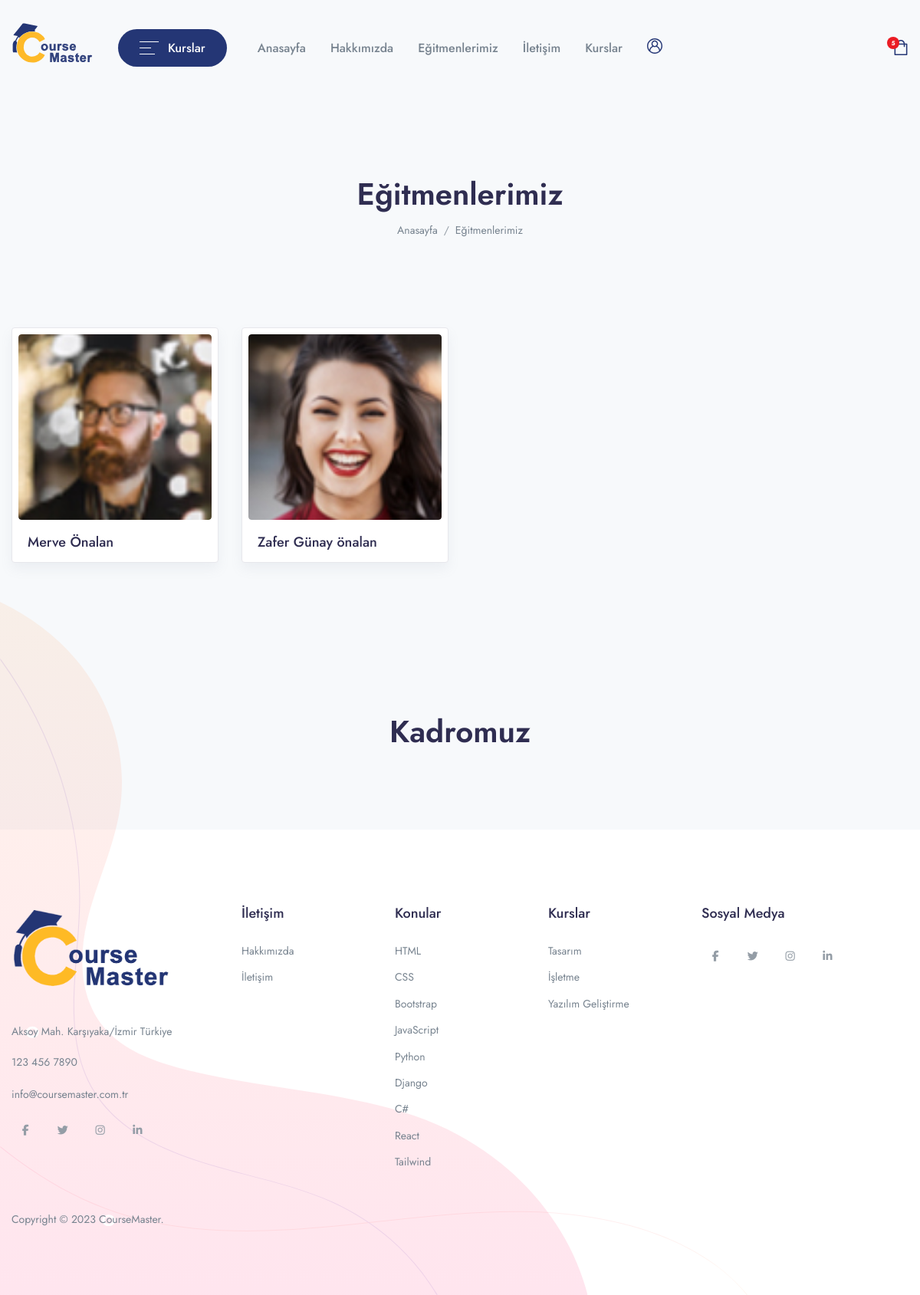
Page /instructors on the committed database.
### app/models.py (models this page shows, shortened)
class Author(models.Model):
    author_profile = models.ImageField(upload_to="Media/author")
    name = models.CharField(max_length=100, null=True)
    about_author = models.TextField()

### CourseMasterApp/views.py (the view)
# urls.py: path('instructors',views.INSTRUCTORS,name="instructors"),
def INSTRUCTORS(request):
    authors = Author.objects.all()
    return render(request, 'Main/instructors.html', {'authors': authors})

### templates/Main/instructors.html (shortened to what this page needs)
{% extends "base.html" %}
{% load static %}
{% block content %}
{% load course_tags %}
    <header class="py-8 py-md-11" style="background-image: none;">
        <div class="container text-center py-xl-2">
            <h1 class="display-4 fw-semi-bold mb-0">Eğitmenlerimiz</h1>
            <nav aria-label="breadcrumb">
                <ol class="breadcrumb breadcrumb-scroll justify-content-center">
                    <li class="breadcrumb-item">
                        <a class="text-gray-800" href="/">
                            Anasayfa
                        </a>
                    </li>
                    <li class="breadcrumb-item text-gray-800 active" aria-current="page">
                        Eğitmenlerimiz
                    </li>
                </ol>
            </nav>
        </div>
    </header>
    <div class="container pb-4 pb-xl-7">
        <div class="row row-cols-md-3 row-cols-lg-4 mb-6 mb-xl-3">
            {% for author in authors %}
            <div class="col-md pb-4 pb-md-7">
                <div class="card border shadow p-2 lift">
                    <div class="card-zoom position-relative" >
                        <a href="instructors-single.html" class="card-img sk-thumbnail img-ratio-4 card-hover-overlay d-block">
                            <img class="rounded shadow-light-lg img-fluid" src="{{ author.author_profile.url }}" alt="{{ author.name }} Profile">
                        </a>
                    </div>
                    <div class="card-footer px-3 pt-4 pb-1">
                        <a href="instructors-single.html" class="d-block">
                            <h5 class="mb-0">{{ author.name }}</h5>
                        </a>
                    </div>
                </div>
            </div>
            {% endfor %}
        </div>
    </div>
    <header class="py-8 py-md-11" style="background-image: none;">
        <div class="container text-center py-xl-2">
            <h1 class="display-4 fw-semi-bold mb-0">Kadromuz</h1>
        </div>
    </header>
{% endblock content %}

### rows in the picture
Author: author_profile (picture), name "Merve Önalan"
Author: author_profile (picture), name "Zafer Günay önalan"
